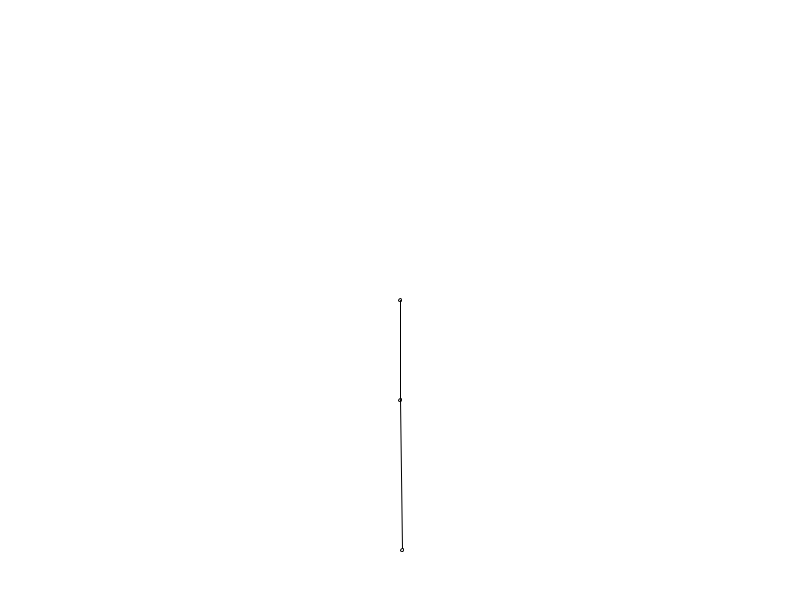
Frame 1 (no input)
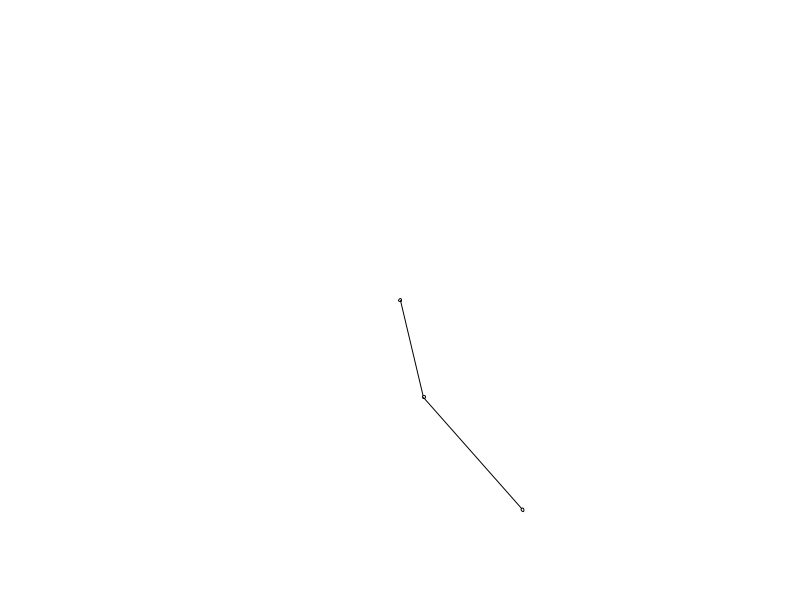
Frame 60 (the mouse pressed at the canvas centre just before this capture)
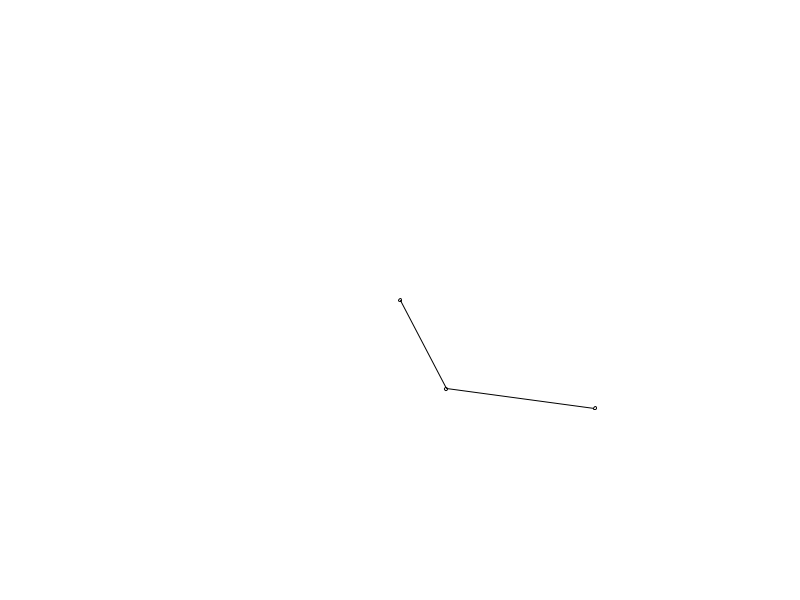
Frame 120 (the mouse held since frame 60 and released just before this capture)

The Processing sketch that drew these frames (run headless with seeded random() and noise(); from frame 60 on, the mouse is pressed at the canvas centre):

// Processing sketch: q2_pg_pde
// ── q2_pg_pde.pde
float xOmbro;
float yOmbro;

float xCotovelo;
float yCotovelo;

float targetAngle = -0.523; //Angulo em que o antebraco fica na horizontal
float currentAngle = 0;
float vw = -0.004; //velocidade angular

float r = 3;
int s;

void setup() {
  size(800, 600);
  
  xOmbro = width/2;
  yOmbro = height/2;
  
  xCotovelo = xOmbro;
  yCotovelo = yOmbro + 100;
  
  s = second();
  
}

void draw() {
  background(255);
  
  //s = second();
  
  if (currentAngle <= targetAngle){
    vw = 0;
  }
  
  currentAngle += vw;
  
  // braco
  stroke(0);
  circle(xOmbro, yOmbro, r);
  
  translate(xOmbro, yOmbro); 
  rotate(currentAngle);
  
  line(0, 0, 0, 100);
  circle(0, 100, r);

  // ante-braco
  translate(-xOmbro, -yOmbro);
  translate(xCotovelo, yCotovelo); 
  rotate(2 * currentAngle);
  
  line(0, 0, 0, 150);
  circle(0, 150, r);
  
  //Calcula tempo decorrido desde o inicio da execucao
  //(se executar muito perto da virada do minuto, vai dar um valor negativo mesmo)
  print(second() - s);
  print("\n");
  
}
